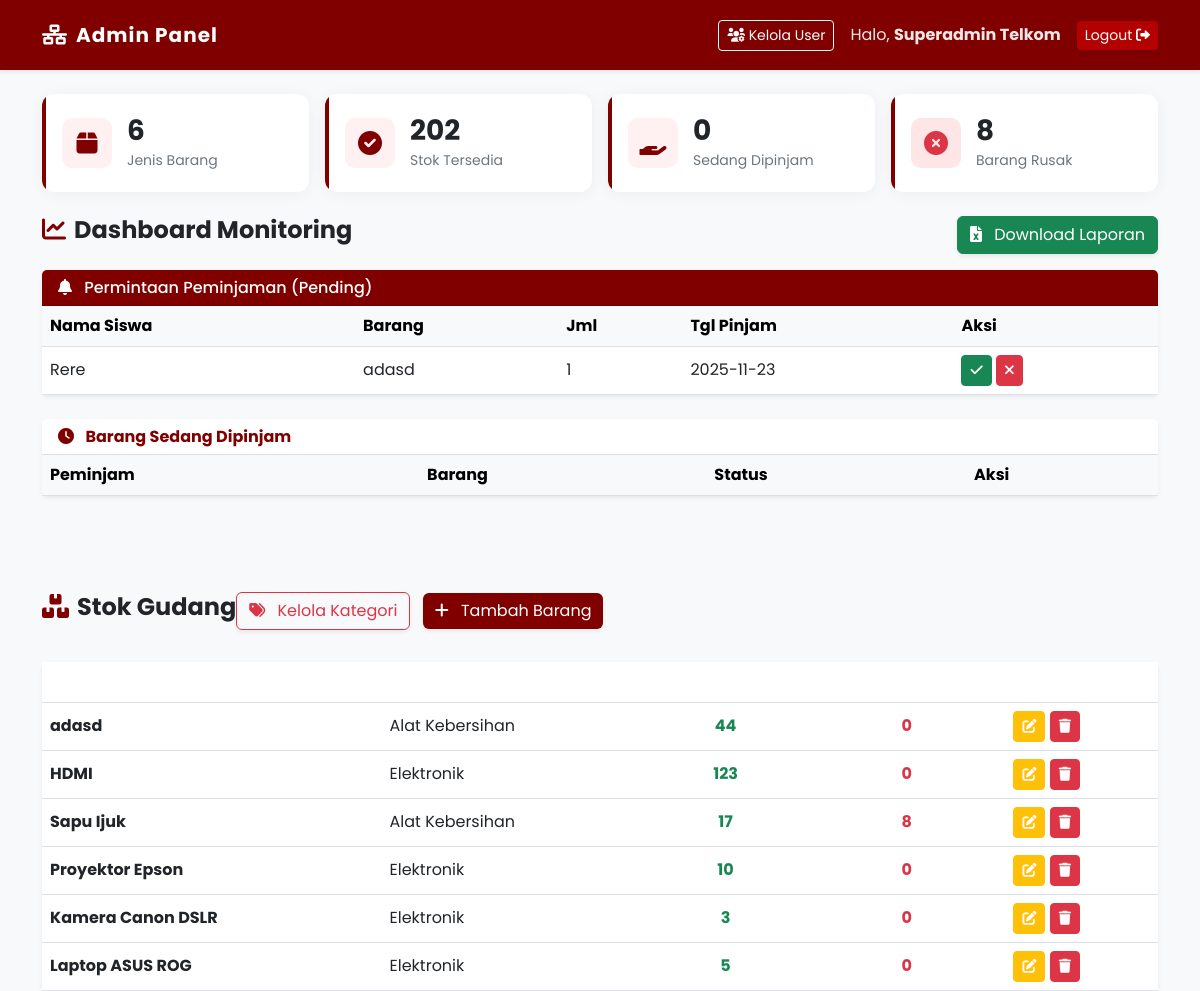
Page /admin/dashboard.php (signed in) on the committed database.
### tables this page shows
CREATE TABLE `peminjaman` (
  `id_peminjaman` int(11) NOT NULL,
  `id_user` int(11) DEFAULT NULL,
  `id_barang` int(11) DEFAULT NULL,
  `tanggal_pinjam` date DEFAULT NULL,
  `tanggal_kembali` date DEFAULT NULL,
  `tanggal_real_kembali` date DEFAULT NULL,
  `jumlah` int(11) DEFAULT 1,
  `status` enum('pending','disetujui','ditolak','dikembalikan') DEFAULT 'pending',
  `kondisi_kembali` enum('baik','rusak') DEFAULT NULL
);

CREATE TABLE `users` (
  `id_user` int(11) NOT NULL,
  `nomor_induk` varchar(50) NOT NULL,
  `nama_lengkap` varchar(100) NOT NULL,
  `password` varchar(255) NOT NULL,
  `role` enum('user','admin','superadmin') DEFAULT 'user',
  `created_at` timestamp NOT NULL DEFAULT current_timestamp()
);

CREATE TABLE `barang` (
  `id_barang` int(11) NOT NULL,
  `id_kategori` int(11) DEFAULT NULL,
  `nama_barang` varchar(100) NOT NULL,
  `deskripsi` text DEFAULT NULL,
  `stok_tersedia` int(11) DEFAULT 0,
  `stok_rusak` int(11) DEFAULT 0,
  `gambar` varchar(255) DEFAULT NULL
);

CREATE TABLE `kategori` (
  `id_kategori` int(11) NOT NULL,
  `nama_kategori` varchar(50) NOT NULL
);

### admin/dashboard.php (the view, shortened to what this page needs)
<?php
require '../config/koneksi.php';
$total_barang = mysqli_num_rows(mysqli_query($conn, "SELECT * FROM barang"));
$total_pinjam = mysqli_num_rows(mysqli_query($conn, "SELECT * FROM peminjaman WHERE status='disetujui'"));
$total_stok   = mysqli_fetch_assoc(mysqli_query($conn, "SELECT SUM(stok_tersedia) as total FROM barang"));
$total_rusak  = mysqli_fetch_assoc(mysqli_query($conn, "SELECT SUM(stok_rusak) as total FROM barang"));
?>
<!DOCTYPE html>
<html lang="id">
<head>
    <link href="https://cdn.jsdelivr.net/npm/bootstrap@5.3.0/dist/css/bootstrap.min.css" rel="stylesheet">
    <link rel="stylesheet" href="https://cdnjs.cloudflare.com/ajax/libs/font-awesome/6.0.0/css/all.min.css">
    <link rel="stylesheet" href="../assets/css/style.css?v=<?php echo time(); ?>">
</head>
<body class="bg-light">
    <nav class="navbar navbar-expand-lg navbar-dark navbar-maroon shadow-sm mb-4">
        <div class="container">
            <a class="navbar-brand fw-bold" href="#"><i class="fas fa-network-wired me-2"></i>Admin Panel</a>
            <div class="d-flex align-items-center">
                <?php if($_SESSION['role'] == 'superadmin') { ?>
                    <a href="../superadmin/kelola_user.php" class="btn btn-sm btn-outline-light me-3">
                        <i class="fas fa-users-cog"></i> Kelola User
                    </a>
                <?php } ?>
                <span class="navbar-text text-white me-3">Halo, <b><?= $_SESSION['nama'] ?></b></span>
                <a href="#" id="btn-logout" class="btn btn-sm btn-danger shadow-sm" style="background-color: #b30000; border:none;">Logout <i class="fas fa-sign-out-alt"></i></a>
            </div>
        </div>
    </nav>
    <div class="container">
        <div class="row mb-4 g-3">
            <div class="col-md-3">
                <div class="stat-card">
                    <div class="stat-icon">
                        <i class="fas fa-box"></i>
                    </div>
                    <div>
                        <h3 class="fw-bold text-dark mb-0"><?= $total_barang ?></h3>
                        <small class="text-secondary">Jenis Barang</small>
                    </div>
                </div>
            </div>
            <div class="col-md-3">
                <div class="stat-card">
                    <div class="stat-icon">
                        <i class="fas fa-check-circle"></i>
                    </div>
                    <div>
                        <h3 class="fw-bold text-dark mb-0"><?= $total_stok['total'] ?? 0 ?></h3>
                        <small class="text-secondary">Stok Tersedia</small>
                    </div>
                </div>
            </div>
            <div class="col-md-3">
                <div class="stat-card">
                    <div class="stat-icon">
                        <i class="fas fa-hand-holding"></i>
                    </div>
                    <div>
                        <h3 class="fw-bold text-dark mb-0"><?= $total_pinjam ?></h3>
                        <small class="text-secondary">Sedang Dipinjam</small>
                    </div>
                </div>
            </div>
            <div class="col-md-3">
                <div class="stat-card">
                    <div class="stat-icon" style="background-color: #ffe6e6; color: #dc3545;">
                        <i class="fas fa-times-circle"></i>
                    </div>
                    <div>
                        <h3 class="fw-bold text-dark mb-0"><?= $total_rusak['total'] ?? 0 ?></h3>
                        <small class="text-secondary">Barang Rusak</small>
                    </div>
                </div>
            </div>
        </div>
        <div class="d-flex justify-content-between align-items-center mb-3">
            <h4 class="fw-bold text-dark"><i class="fas fa-chart-line me-2" style="color: #800000;"></i>Dashboard Monitoring</h4>
            <a href="export_excel.php" class="btn btn-success shadow-sm">
                <i class="fas fa-file-excel me-2"></i> Download Laporan
            </a>
        </div>
        <div class="card shadow-sm mb-4 border-0">
            <div class="card-header bg-header-maroon">
                <h6 class="mb-0"><i class="fas fa-bell me-2"></i> Permintaan Peminjaman (Pending)</h6>
            </div>
            <div class="card-body p-0">
                <table class="table table-hover mb-0 align-middle">
                    <thead class="table-light">
                        <tr>
                            <th>Nama Siswa</th>
                            <th>Barang</th>
                            <th>Jml</th>
                            <th>Tgl Pinjam</th>
                            <th>Aksi</th>
                        </tr>
                    </thead>
                    <tbody>
                        <?php
                        $query_req = mysqli_query($conn, "SELECT p.*, u.nama_lengkap, b.nama_barang
                                                          FROM peminjaman p JOIN users u ON p.id_user = u.id_user JOIN barang b ON p.id_barang = b.id_barang
                                                          WHERE p.status = 'pending'");
                        if (mysqli_num_rows($query_req) > 0) {
                            while ($req = mysqli_fetch_assoc($query_req)) { ?>
                            <tr>
                                <td><?= $req['nama_lengkap'] ?></td>
                                <td><?= $req['nama_barang'] ?></td>
                                <td><?= $req['jumlah'] ?></td>
                                <td><?= $req['tanggal_pinjam'] ?></td>
                                <td>
                                    <a href="dashboard.php?aksi=approve&id=<?= $req['id_peminjaman'] ?>&id_barang=<?= $req['id_barang'] ?>&jml=<?= $req['jumlah'] ?>" class="btn btn-sm btn-success"><i class="fas fa-check"></i></a>
                                    <a href="dashboard.php?aksi=tolak&id=<?= $req['id_peminjaman'] ?>" class="btn btn-sm btn-danger"><i class="fas fa-times"></i></a>
                                </td>
                            </tr>
                            <?php }
                        } else {
                            echo "<tr><td colspan='5' class='text-center py-4 text-muted'>Tidak ada permintaan baru.</td></tr>";
                        } ?>
                    </tbody>
                </table>
            </div>
        </div>
        <div class="card shadow-sm mb-4 border-0">
            <div class="card-header text-dark bg-white border-bottom">
                <h6 class="mb-0" style="color: #800000; font-weight: bold;"><i class="fas fa-clock me-2"></i> Barang Sedang Dipinjam</h6>
            </div>
            <div class="card-body p-0">
                <table class="table table-hover mb-0 align-middle">
                    <thead class="table-light">
                        <tr>
                            <th>Peminjam</th>
                            <th>Barang</th>
                            <th>Status</th>
                            <th>Aksi</th>
                        </tr>
                    </thead>
                </table>
            </div>
        </div>
        <div class="d-flex justify-content-between align-items-center mb-3 mt-5">
            <div class="d-flex justify-content-between align-items-center mb-3 mt-5">
    <h4 class="fw-bold text-dark"><i class="fas fa-boxes me-2" style="color: #800000;"></i>Stok Gudang</h4>
    <div>
        <a href="kelola_kategori.php" class="btn btn-outline-danger shadow-sm me-2">
            <i class="fas fa-tags me-2"></i> Kelola Kategori
        </a>
        <a href="tambah_barang.php" class="btn btn-success shadow-sm" style="background-color: #800000; border:none;">
            <i class="fas fa-plus me-2"></i> Tambah Barang
        </a>
    </div>
</div>
        </div>
        <div class="card shadow-sm mb-5 border-0">
            <div class="card-body p-0">
                <table class="table table-hover mb-0 align-middle">
                    <thead class="bg-header-maroon">
                        <tr>
                            <th class="text-white">Nama Barang</th>
                            <th class="text-white">Kategori</th>
                            <th class="text-center text-white">Stok Ada</th>
                            <th class="text-center text-white">Stok Rusak</th>
                            <th class="text-white">Aksi</th>
                        </tr>
                    </thead>
                    <tbody>
                        <?php
                        $query_brg = mysqli_query($conn, "SELECT b.*, k.nama_kategori FROM barang b LEFT JOIN kategori k ON b.id_kategori = k.id_kategori ORDER BY b.id_barang DESC");
                        while ($brg = mysqli_fetch_assoc($query_brg)) { ?>
                        <tr>
                            <td class="fw-bold"><?= $brg['nama_barang'] ?></td>
                            <td><?= $brg['nama_kategori'] ?></td>
                            <td class="text-center"><b class="text-success"><?= $brg['stok_tersedia'] ?></b></td>
                            <td class="text-center"><b class="text-danger"><?= $brg['stok_rusak'] ?></b></td>
                            <td>
                                <a href="edit_barang.php?id=<?= $brg['id_barang'] ?>" class="btn btn-sm btn-warning text-white"><i class="fas fa-edit"></i></a>
                                <a href="dashboard.php?aksi=hapus_barang&id=<?= $brg['id_barang'] ?>"
                                class="btn btn-sm btn-danger"
                                onclick="return confirm('Yakin ingin menghapus barang ini selamanya?')"><i class="fas fa-trash"></i></a>
                            </td>
                        </tr>
                        <?php } ?>
                    </tbody>
                </table>
            </div>
        </div>
    </div>
</body>
</html>

### assets/css/style.css (style rules this page uses)
:root { --maroon-primary: #800000; --maroon-light: #a3151f; --maroon-soft: #fff0f1; --text-dark: #2c3e50; --bg-body: #f4f6f8; }
html, body { height: 100%; margin: 0; font-family: 'Poppins', sans-serif; background-color: var(--bg-body); color: var(--text-dark); }
.navbar { background-color: var(--maroon-primary) !important; box-shadow: 0 4px 15px rgba(128, 0, 0, 0.2); padding: 15px 0; }
.navbar-brand { font-weight: 700; color: white !important; letter-spacing: 1px; }
.nav-link, .navbar-text { color: rgba(255,255,255,0.9) !important; }
.stat-card { background: white; border: none; border-radius: 15px; padding: 25px; box-shadow: 0 5px 15px rgba(0,0,0,0.05); position: relative; overflow: hidden; display: flex; align-items: center; transition: transform 0.3s; }
.stat-card::before { content: ''; position: absolute; left: 0; top: 0; height: 100%; width: 5px; background: var(--maroon-primary); }
.stat-icon { width: 60px; height: 60px; background-color: var(--maroon-soft); color: var(--maroon-primary); border-radius: 12px; display: flex; align-items: center; justify-content: center; font-size: 1.8rem; margin-right: 20px; }

### admin/dashboard.php (style rules this page uses)
.navbar-maroon { background-color: #800000 !important; }
.stat-card { background: #fff; padding: 20px; border-radius: 12px; border: none; box-shadow: 0 2px 15px rgba(0,0,0,0.05); position: relative; overflow: hidden; display: flex; align-items: center; transition: transform 0.3s; }
.stat-card::before { content: ''; position: absolute; left: 0; top: 0; height: 100%; width: 4px; background-color: #800000; }
.stat-icon { width: 50px; height: 50px; background-color: #fff0f1; color: #800000; border-radius: 10px; display: flex; align-items: center; justify-content: center; font-size: 1.5rem; margin-right: 15px; }
.bg-header-maroon { background-color: #800000; color: white; }

### rows in the picture
peminjaman: id_user.nama_lengkap "Rere", id_barang.nama_barang "adasd", jumlah "1", tanggal_pinjam "2025-11-23"
barang: nama_barang "adasd", id_kategori.nama_kategori "Alat Kebersihan", stok_tersedia "44", stok_rusak "0"
barang: nama_barang "HDMI", id_kategori.nama_kategori "Elektronik", stok_tersedia "123", stok_rusak "0"
barang: nama_barang "Sapu Ijuk", id_kategori.nama_kategori "Alat Kebersihan", stok_tersedia "17", stok_rusak "8"
barang: nama_barang "Proyektor Epson", id_kategori.nama_kategori "Elektronik", stok_tersedia "10", stok_rusak "0"
barang: nama_barang "Kamera Canon DSLR", id_kategori.nama_kategori "Elektronik", stok_tersedia "3", stok_rusak "0"
barang: nama_barang "Laptop ASUS ROG", id_kategori.nama_kategori "Elektronik", stok_tersedia "5", stok_rusak "0"

### other values in the picture
$_SESSION['nama'] "Superadmin Telkom"
$total_barang "6"
$total_stok['total'] "202"
$total_pinjam "0"
$total_rusak['total'] "8"
